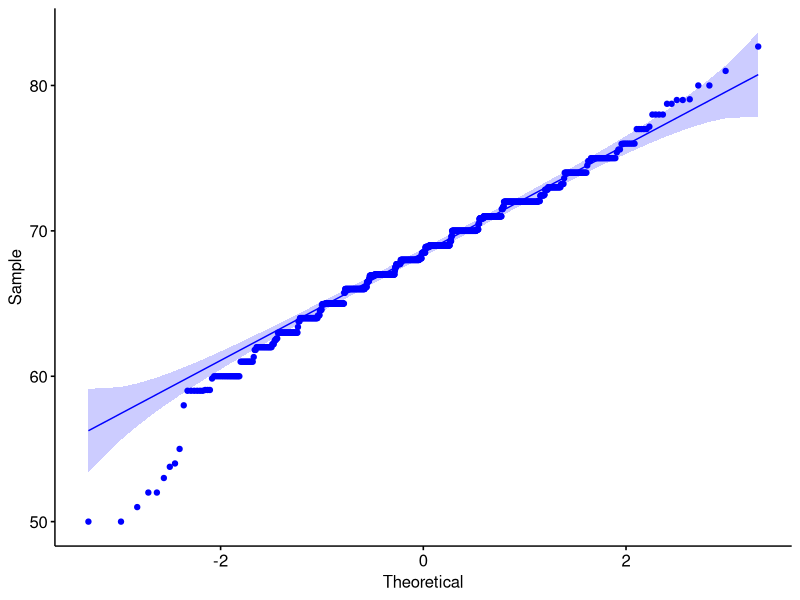
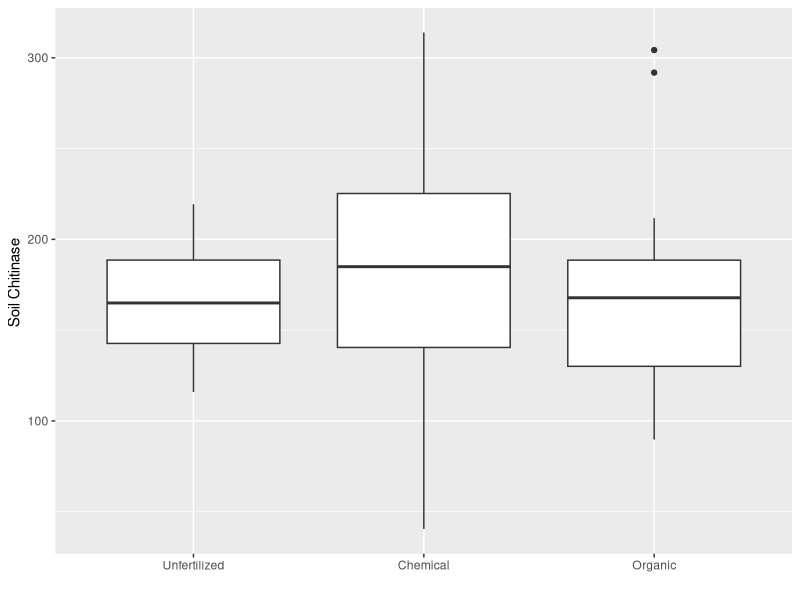
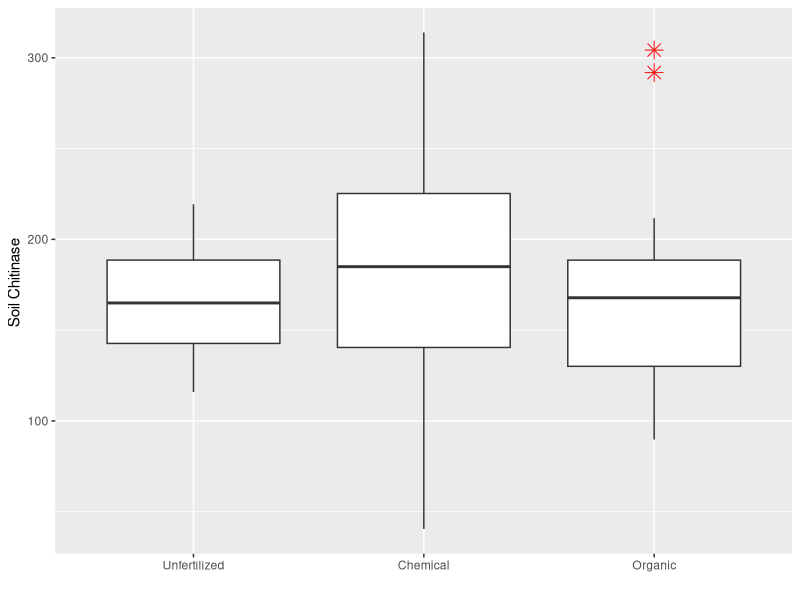
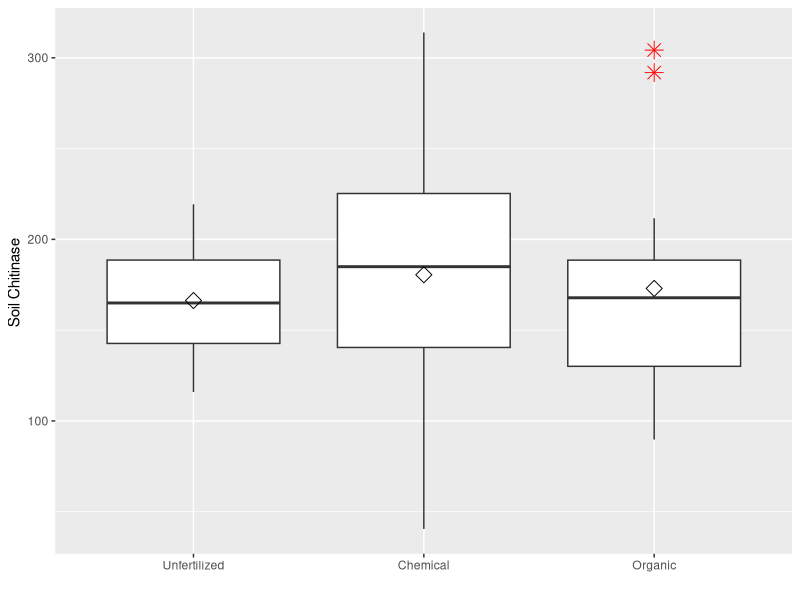
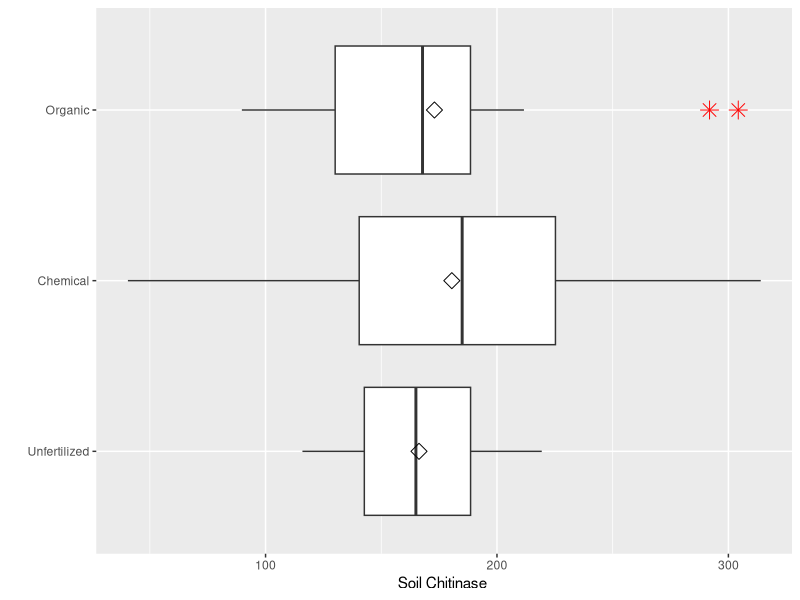
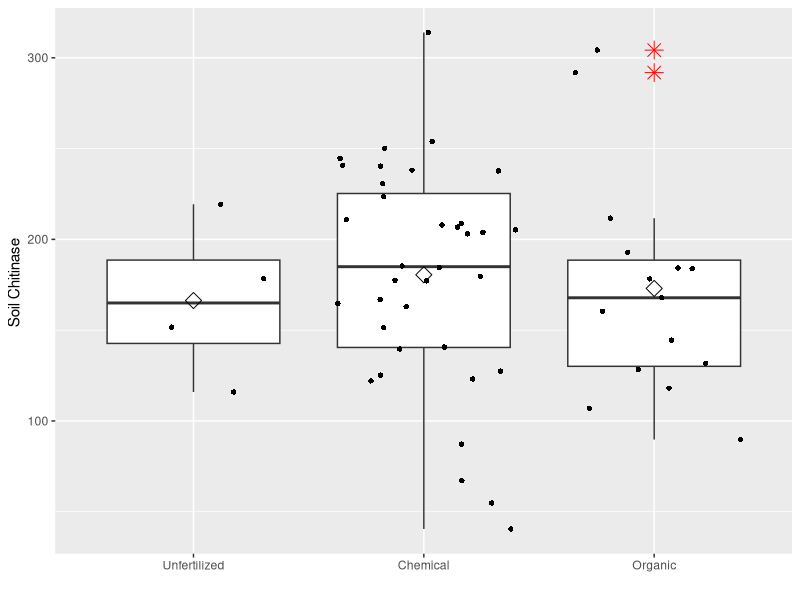
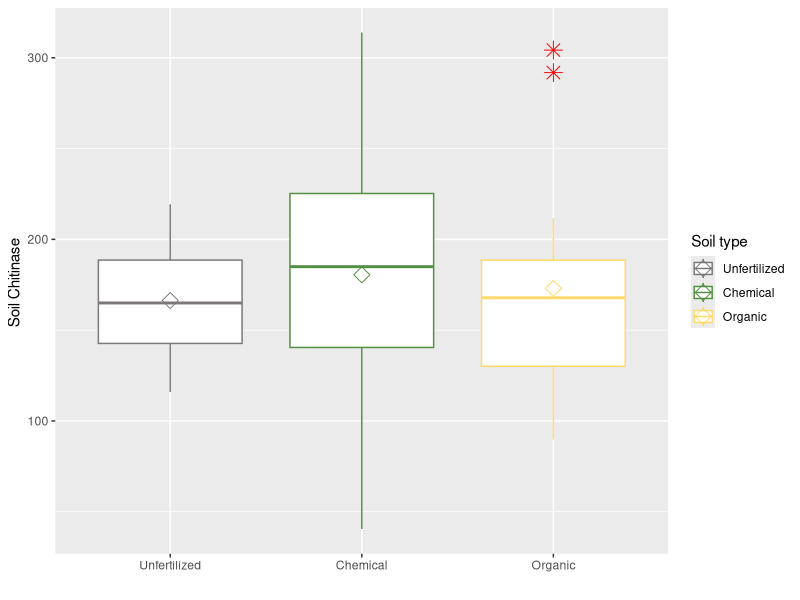
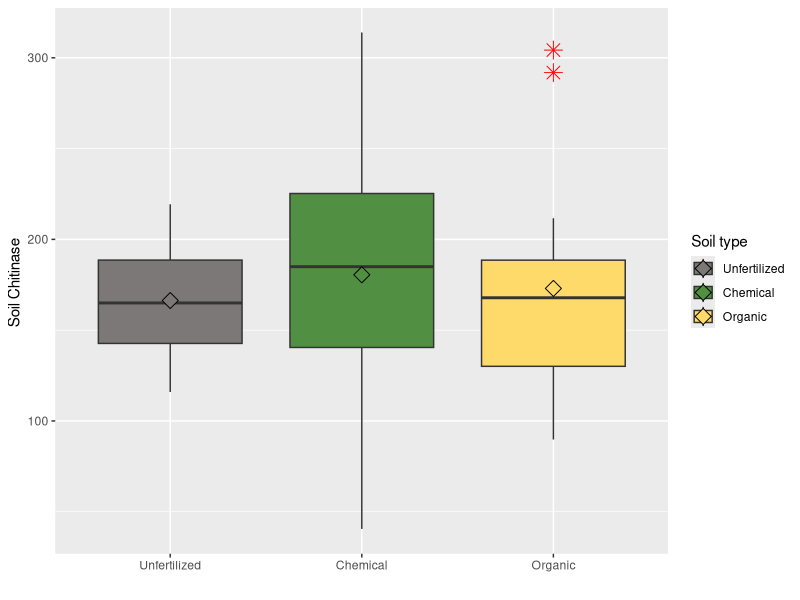

The R script that drew these images, in order: (Note: this script raises an error after producing the figures.)
rm(list=ls(all=TRUE)) # remove all previous objects


# Load Packages
#install.packages("ggplot2")
library(ggplot2)
#install.packages("dplyr")
library(dplyr)
          

# Load the "Enzyme" file
Enzyme <- read.table("Enzyme.csv", sep=",", header=TRUE)
str(Enzyme) # Structure
Enzyme$Soil_Type <- factor(Enzyme$Soil_Type, levels=c("Unfertilized","Chemical", "Organic" )) # change the order
levels(Enzyme$Soil_Type) # see the levels

# Load the "Heights" file
#install.packages("dslabs")
library(dslabs)
data(heights) # height of people in inches




############################################## QQ-plot
#install.packages("ggpubr")
library(ggpubr)
ggqqplot(heights, x = "height", color = "blue")



############################################## Box plot


# simple box plot
ggplot(Enzyme, aes(x=Soil_Type, y=Cellulase)) + 
  geom_boxplot() +
  xlab(" ") +
  ylab("Soil Chitinase ") 


# change outliers in box plot
ggplot(Enzyme, aes(x=Soil_Type, y=Cellulase)) + 
  geom_boxplot(outlier.colour="red", outlier.shape=8,
               outlier.size=4) +
  xlab(" ") +
  ylab("Soil Chitinase ") 



# Show the mean in box plot
ggplot(Enzyme, aes(x=Soil_Type, y=Cellulase)) + 
  geom_boxplot(outlier.colour="red", outlier.shape=8,
               outlier.size=4) +
  xlab(" ") +
  ylab("Soil Chitinase ") +
stat_summary(fun=mean, geom="point", shape=23, size=4)



 # Rotate the box plot
ggplot(Enzyme, aes(x=Soil_Type, y=Cellulase)) + 
  geom_boxplot(outlier.colour="red", outlier.shape=8,
               outlier.size=4) +
  xlab(" ") +
  ylab("Soil Chitinase ") +
  stat_summary(fun=mean, geom="point", shape=23, size=4) +
coord_flip()



# Box plot with dots
ggplot(Enzyme, aes(x=Soil_Type, y=Cellulase)) + 
  geom_boxplot(outlier.colour="red", outlier.shape=8,
               outlier.size=4) +
  xlab(" ") +
  ylab("Soil Chitinase ") +
  stat_summary(fun=mean, geom="point", shape=23, size=4) +
  geom_jitter(shape=16)


# change color of outline
ggplot(Enzyme, aes(x=Soil_Type, y=Cellulase, color=Soil_Type)) + 
  geom_boxplot(outlier.colour="red", outlier.shape=8,
               outlier.size=4) +
  xlab(" ") +
  ylab("Soil Chitinase ") +
  stat_summary(fun=mean, geom="point", shape=23, size=4) + 
scale_color_manual(values=c("#7D7878", "#518F42", "#FEDA6A"), name = "Soil type") 
# scale_color_manual: Choose color of outline



# change color of filled boxes
box <- ggplot(Enzyme, aes(x=Soil_Type, y=Cellulase, fill=Soil_Type)) + 
  geom_boxplot(outlier.colour="red", outlier.shape=8,
               outlier.size=4) +
  xlab(" ") +
  ylab("Soil Chitinase ") +
  stat_summary(fun=mean, geom="point", shape=23, size=4) +
  scale_fill_manual(values=c("#7D7878", "#518F42", "#FEDA6A"), name = "Soil type")
box
# scale_fill_manual: Choose color of filled boxes


# change position of legend
box + theme(legend.position="top") 
box + theme(legend.position="bottom")
box + theme(legend.position="none") # Remove legend



# rotate labels
box + theme(axis.text.x=element_text(angle=90,hjust=1))
# angle: angle of the x-axis labels
# hjust=the distance in y-axis
# axis.text.y: changing the labels in y-axis




####################################### Violin Plot
# violin plots are similar to box plots, except that
#they also show the probability density of the data at different values

data("ToothGrowth")
str(ToothGrowth) # structure
ToothGrowth$dose <- as.factor(ToothGrowth$dose) # Convert Variable"dose" into factor

# basic violin plot
p <-ggplot(ToothGrowth, aes(x=dose, y=len)) + 
  geom_violin(trim=FALSE)
p


# violin plot with box plot
p + geom_boxplot(width=0.1)


# violin plot with mean points
p + stat_summary(fun=mean, geom="point", shape=23, size=2, color="red")

# violin plot with median points
p + stat_summary(fun=median, geom="point", size=2, color="red")

# violin plot with dot plot
p + geom_dotplot(binaxis='y', stackdir='center', dotsize=1, fill="red") # with class intervals
#stackdir= "left", "center", "right"


p + geom_jitter(shape=16,fill="red", position=position_jitter(0.05),  colour = "red",   cex = 1) # Without class intervals
#cex: size of dots

# Use single color
ggplot(ToothGrowth, aes(x=dose, y=len)) +
  geom_violin( trim=FALSE, fill='gray', color="darkred")+
  geom_boxplot(width=0.1) +
  theme_minimal()

# Change violin plot colors by groups
ggplot(ToothGrowth, aes(x=dose, y=len, fill=dose)) +
  geom_violin(trim=FALSE)

#################################################### Barplot
# Basic barplot
ggplot(data=Enzyme, aes(x=Soil_Type, y=Chitinase)) +
  geom_bar(stat="identity")
# If you want the heights of the bars to represent values in the data, use stat="identity"

# Change the width of bars
ggplot(data=Enzyme, aes(x=Soil_Type, y=Chitinase)) +
  geom_bar(stat="identity", width=0.5)





# Change the color of bars based on levels
ggplot(data=Enzyme, aes(x=Soil_Type, y=Chitinase, fill=Soil_Type)) +
  geom_bar(stat="identity", width=0.5) +
  scale_fill_manual(values=c("#7D7878", "#518F42", "#FEDA6A"), name = "Soil type")




# Barplot with standard error
ggplot(data=Enzyme, aes(x=Soil_Type, y=Chitinase, fill=Soil_Type)) +
stat_summary(fun=mean, geom="bar") +
  stat_summary(fun.data=mean_se, geom="errorbar", width=0.2)





########################################################Stacked barplot

# change the format of dataframe
install.packages("tidyr")
library(tidyr)
Enzyme2 <- Enzyme %>% gather(Enz,Activity, 2:ncol(Enzyme))



# Stacked barplot
ggplot(Enzyme2, aes(x = Soil_Type, y = Activity, fill = Enz)) +
  geom_bar( fun = mean ,stat="summary") +
  scale_fill_manual(values=c( "#3fb565", "red",
                              "#3f65b5", "#e86be6", "brown", "yellow",
                              "orange")) +
  labs( x="", y="Enzyme activity" , fill="Enzyme") 



# Another form of Stacked barplot
ggplot(Enzyme2, aes(x = Soil_Type, y = Activity, fill = Enz)) +
  geom_bar( fun = mean ,stat="summary", position = "dodge") +
  scale_fill_manual(values=c( "#3fb565", "red",
                              "#3f65b5", "#e86be6", "brown", "yellow",
                              "orange")) +
  labs( x="", y="Enzyme activity" , fill="Enzyme") 





###########################################Faceting: 
#makes multiple side-by-side plots stratified by some variable

#install.packages("dslabs")
library(dslabs)
data(gapminder) # load dataset
str(gapminder) # structure



gapminder2 <- filter(gapminder, year %in% c(1962, 2012)) # Filter year 1962 and 2012

# facet by continent and year
  ggplot(gapminder2,aes(x=fertility, y=life_expectancy, col = continent)) +
  geom_point() +
  facet_grid(continent ~ year)


  # facet by year only
  ggplot(gapminder2,aes(fertility, life_expectancy, col = continent)) +
  geom_point() +
  facet_grid( ~ year)

# facet by year, plots wrapped onto multiple rows
  gapminder %>%
    filter(year %in% c(1962, 1980, 1990, 2000, 2012) & continent %in% c("Europe", "Asia")) %>%
    ggplot(aes(x=fertility, y=life_expectancy, col = continent)) +
    geom_point() +
    facet_wrap(~year)
  
  
######################################### line plot

# scatterplot of US fertility by year
gapminder2 <- gapminder %>% filter(country == "Iran") # filter Iran
  
ggplot(gapminder2, aes(x=year, y=fertility)) +
geom_point()


# line plot of US fertility by year
ggplot(gapminder2,aes(x=year, y=fertility)) +
geom_line()
  
  
# Multiple lines

  
gapminder2 <- gapminder %>% filter(country %in% c("Iran", "Austria")) # Filter Iran and Austria (Not Australia)
  
ggplot(gapminder2, aes(x=year, y=fertility, col = country)) +
geom_line() 

  
# show points in line plots
ggplot(gapminder2, aes(x=year, y=fertility, col = country)) +
geom_line() +
geom_point() +
scale_color_manual(values=c("red", "blue"))




# change line types
ggplot(gapminder2, aes(x=year, y=fertility, linetype = country)) +
geom_line()  +
scale_linetype_manual(values=c("solid", "dotted"))




################################################## Heatmap



# create correlation table
cor <- cor(Enzyme[,2:ncol(Enzyme)])
cor <- round(cor,2) # round values to 2 decimals



# package reshape is required to melt the correlation matrix 
#install.packages("reshape2")
library(reshape2)
melted_cor <- melt(cor) # melt the correlation matrix
head(melted_cor) # show the first 6 rows



# Basic heatmap (Really ugly)
ggplot(data = melted_cor, aes(x=Var1, y=Var2, fill=value)) + 
  geom_tile() 



#Better plot
ggplot(data = melted_cor, aes(Var2, Var1, fill = value))+
  geom_tile(color = "white")+
  scale_fill_gradient2(low = "darkred", high = "darkblue", mid = "white", 
                       midpoint = 0, limit = c(-1,1), space = "Lab", 
                       name="Pearson\nCorrelation") +
  theme_minimal()+ 
  theme(axis.text.x = element_text(angle = 45, vjust = 1, 
                                   size = 11, hjust = 1))+
  theme(axis.text.y = element_text(angle = 0, vjust = 1, 
                                   size = 11, hjust = 1))+
  coord_fixed()  






# I'm fan of corrplot package



### Exercise:
# Use previous datasets to create different plots by ggplot
# how to create pie chart in ggplot2?
